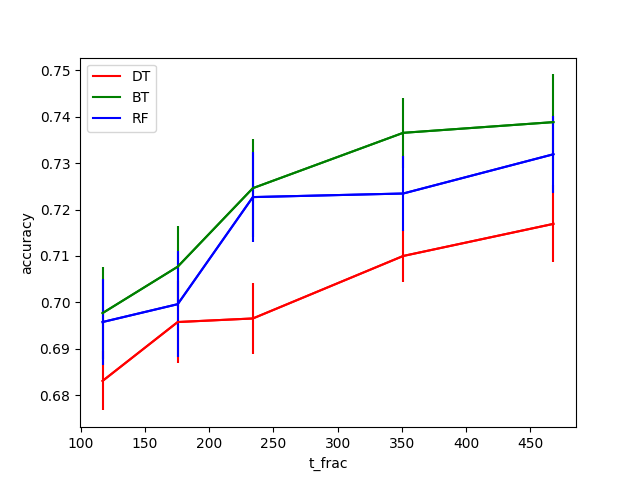

Generate this figure with Python:
#!/usr/bin/env python
# coding: utf-8

# In[17]:


import sys, os
import pandas as pd
import numpy as np
import matplotlib
matplotlib.use('Agg')
import matplotlib.pyplot as plt
from scipy import stats
from scipy.stats import ttest_ind_from_stats
import random


# In[2]:


trainingDataFilename = 'trainingSet.csv'
testDataFilename = 'testSet.csv'


# In[3]:


DEPTH_LIMIT = 8
SAMPLE_LIMIT = 50
class TreeNode(object):
    def __init__(self, class_label, lineage):
        self.val = class_label
        self.lineage = lineage
        self.left = None
        self.right = None

    def is_leaf(self):
        return ((self.left is None) or (self.right is None))

    def expand(self, data, features, modelIdx, depth):
        class_label = int(len(data[data['decision'] == 1]) > len(data[data['decision'] == 0]))
        if modelIdx == 1 or modelIdx == 2:
            available_features = [f for f in features if f not in self.lineage]
        else:
            rf_sample = [i for i in range(0, int(len(features)))]
            np.random.shuffle(rf_sample)
            rf_sample = rf_sample[0:int(np.sqrt(len(features)))]
            rf_features = []
            for i in rf_sample:
                rf_features.append(features[i])
            #print rf_features
            available_features = [f for f in rf_features if f not in self.lineage]
        if len(self.lineage) < depth - 1 and len(data) > 50:
            ginis = {k: get_gini_gain(data, k) for k in available_features}
            best_feature = max(ginis, key=ginis.get)
            left_data = data[data[best_feature] == 0]
            right_data = data[data[best_feature] == 1]
            
            self.val = best_feature
            self.left = TreeNode(class_label, self.lineage + [best_feature])
            self.left.expand(left_data, features, modelIdx, depth=depth)
            self.right = TreeNode(class_label, self.lineage + [best_feature])
            self.right.expand(right_data, features, modelIdx, depth=depth)
        else:
            self.val = class_label
            
def gini(data):
    total = len(data)
    pos = 1.0 * len(data[data['decision'] == 1])/(1.0 * total) if len(data[data['decision'] == 1]) > 0 else 0.0
    neg = 1.0 * len(data[data['decision'] == 0])/(1.0 * total) if len(data[data['decision'] == 0]) > 0 else 0.0
    return 1.0 - pos * pos - neg * neg

def get_gini_gain(data, attr):
    total = len(data)
    pos = 1.0 * len(data[data[attr] == 1])/(1.0 * total) if len(data[data[attr] == 1]) > 0 else 0.0
    neg = 1.0 * len(data[data[attr] == 0])/(1.0 * total) if len(data[data[attr] == 0]) > 0 else 0.0
    gain = gini(data) - pos * gini(data[data[attr] == 1]) - neg * gini(data[data[attr] == 0])
    return gain


# In[4]:


def decisionTree(trainingSet, testSet, keys, d):
    root = TreeNode(-1, [])
    root.expand(trainingSet, keys, 1, d)
    return root

def predict(node, data):
    if node.is_leaf():
        return node.val
    else:
        if data[node.val] == 0:
            return predict(node.left, data)
        else:
            return predict(node.right, data)

def get_accuracy_dt(root, trainingSet, testSet):
    count_train, total_train = 0, len(trainingSet)
    count_test, total_test = 0, len(testSet)
    
    train_labels = trainingSet['decision']
    test_labels = testSet['decision']
    
    trainingSet = trainingSet.drop('decision', axis=1)
    testSet = testSet.drop('decision', axis=1)
    
    predictions = []
    Y = np.array(test_labels)

    # Test accuracy
    i = 0
    for index, row in testSet.iterrows():
        predictions.append(predict(root, row))
        if int(predictions[i]) == Y[i]:
            count_test += 1         
        i += 1

    test_accuracy = 1.0 * count_test/total_test
    print 'Test Accuracy DT:', '%.2f' % test_accuracy
    return test_accuracy


# In[5]:


def bagging(trainingSet, testSet, keys, d):
    root_bagging = []
    for i in range(30):
        train = trainingSet.sample(frac = 1.0, replace=True)
        root = TreeNode(-1, [])
        root.expand(train, keys, 2, d)
        root_bagging.append(root)
    return root_bagging

def get_accuracy_bagging(root, trainingSet, testSet):
    count_train, total_train = 0, len(trainingSet)
    count_test, total_test = 0, len(testSet)
    
    train_labels = trainingSet['decision']
    test_labels = testSet['decision']
    
    trainingSet = trainingSet.drop('decision', axis=1)
    testSet = testSet.drop('decision', axis=1)
    
    predictions = [0 for i in range(len(testSet))]
    Y = np.array(test_labels)

    # Test accuracy
    for r in root:
        i = 0
        for index, row in testSet.iterrows():
            predictions[i] += int(predict(r, row))
            i += 1

    for i in range(len(testSet)):
        if predictions[i] > 15 and Y[i] == 1:
            count_test += 1
        elif predictions[i] <= 15 and Y[i] == 0:
            count_test += 1

    test_accuracy = 1.0 * count_test/total_test
    print 'Test Accuracy BT:', '%.2f' % test_accuracy
    return test_accuracy


# In[6]:


def randomForests(trainingSet, testSet, keys, d):
    root_rf = []
    for i in range(30):
        train = trainingSet.sample(frac = 1.0, replace=True)
        root = TreeNode(-1, [])
        root.expand(train, keys, 3, d)
        root_rf.append(root)
        #get_accuracy_dt(root, trainingSet, testSet)
    return root_rf
    
def get_accuracy_rf(root, trainingSet, testSet):
    count_train, total_train = 0, len(trainingSet)
    count_test, total_test = 0, len(testSet)
    
    train_labels = trainingSet['decision']
    test_labels = testSet['decision']
    
    trainingSet = trainingSet.drop('decision', axis=1)
    testSet = testSet.drop('decision', axis=1)
    
    predictions = [0 for i in range(len(testSet))]
    Y = np.array(test_labels)

    # Test accuracy
    for r in root:
        i = 0
        for index, row in testSet.iterrows():
            predictions[i] += int(predict(r, row))
            i += 1

    for i in range(len(testSet)):
        if predictions[i] > 15 and Y[i] == 1:
            count_test += 1
        elif predictions[i] <= 15 and Y[i] == 0:
            count_test += 1

    test_accuracy = 1.0 * count_test/total_test
    print 'Test Accuracy RF:', '%.2f' % test_accuracy
    return test_accuracy


# In[7]:


trainingSet = pd.read_csv(trainingDataFilename)
testSet = pd.read_csv(testDataFilename)

keys = trainingSet.keys()
keys = keys.drop('decision')
f = [0.05,0.075,0.1,0.15,0.2]
trainingSet = trainingSet.sample(frac=1, random_state=18)

df_kfold = []
for i in range(10):
    df_kfold.append(trainingSet[i*260:(i+1)*260])

dt_res = {}
bagging_res = {}
rf_res = {}

for t_frac in f:
    dt_res[t_frac] = []
    bagging_res[t_frac] = []
    rf_res[t_frac] = []


# In[8]:


for t_frac in f:
    print t_frac
    for i in range(10):
        # Partition the tarin and cv
        train_set_df = []
        
        for j in range(10):
            if j != i:
                train_set_df.append(df_kfold[j])
            else:
                test_set = df_kfold[j]
        
        train_set = pd.concat(train_set_df).sample(frac = t_frac, random_state=32)
        
        # Decision Tree
        root = decisionTree(train_set, test_set, keys, DEPTH_LIMIT)
        dt_res[t_frac].append(get_accuracy_dt(root, train_set, test_set))
        
        # Bagging
        root = bagging(train_set, test_set, keys, DEPTH_LIMIT)
        bagging_res[t_frac].append(get_accuracy_bagging(root, train_set, test_set))
        
        # Random Forest
        root = randomForests(train_set, test_set, keys, DEPTH_LIMIT)
        rf_res[t_frac].append(get_accuracy_rf(root, train_set, test_set))


# In[15]:


# Get avg accuracy
dt_avg = []
bagging_avg = []
rf_avg = []

# Get std error
dt_stdrr = []
bagging_stdrr = []
rf_stdrr = []
f = [0.05,0.075,0.1,0.15,0.2]

for t_frac in f:
    dt_avg.append(np.mean(dt_res[t_frac], axis = 0))
    dt_stdrr.append(np.std(dt_res[t_frac], axis = 0)/np.sqrt(10))
    bagging_avg.append(np.mean(bagging_res[t_frac], axis = 0))
    bagging_stdrr.append(np.std(bagging_res[t_frac], axis = 0)/np.sqrt(10))
    rf_avg.append(np.mean(rf_res[t_frac], axis = 0))
    rf_stdrr.append(np.std(rf_res[t_frac], axis = 0)/np.sqrt(10))

for i in range(len(f)):
    f[i] *= 9 * 260

#print lr_avg, svm_avg
    
fig = plt.figure()
plt.plot(f, dt_avg, color='red', label='DT')
plt.plot(f, bagging_avg, color='green', label='BT')
plt.plot(f, rf_avg, color='blue', label='RF')

plt.errorbar(f, dt_avg, dt_stdrr, color='red')
plt.errorbar(f, bagging_avg, bagging_stdrr, color='green')
plt.errorbar(f, rf_avg, rf_stdrr, color='blue')

plt.xlabel("t_frac")
plt.ylabel("accuracy");
plt.legend()

plt.savefig('./cv_frac.png')
#plt.show()


# In[22]:


print stats.ttest_ind(bagging_avg, rf_avg)


# In[ ]:




